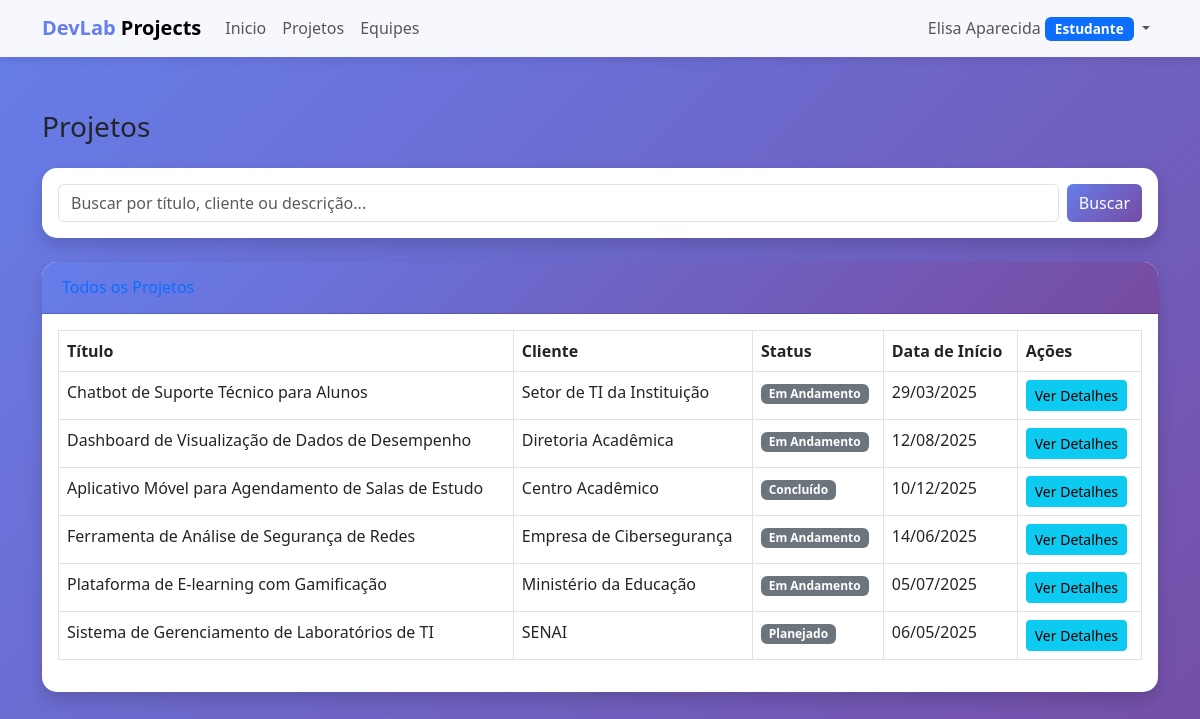
/projetos/ (signed in), run on the app's committed database.
### meuapp/models.py (models this page shows, shortened)
class Usuario(AbstractUser):
    TIPO_CHOICES = [
        ('coordenador', 'Coordenador'),
        ('professor', 'Professor'),
        ('estudante', 'Estudante'),
    ]
    tipo = models.CharField(max_length=20, choices=TIPO_CHOICES, default='estudante')
    matricula = models.CharField(max_length=20, unique=True, null=True, blank=True)
    cpf = models.CharField(max_length=11, unique=True, null=True, blank=True)
    data_nascimento = models.DateField(null=True, blank=True)
    funcao = models.CharField(max_length=100, blank=True, verbose_name="Função")
    class Meta:
        verbose_name = 'Usuário'
        verbose_name_plural = 'Usuários'

class Projeto(models.Model):
    STATUS_CHOICES = [
        ('planejado', 'Planejado'),
        ('andamento', 'Em Andamento'),
        ('concluido', 'Concluído'),
    ]
    titulo = models.CharField(max_length=200)
    descricao = models.TextField()
    cliente = models.CharField(max_length=200)
    status = models.CharField(max_length=20, choices=STATUS_CHOICES, default='planejado')
    data_inicio = models.DateField()
    data_fim_prevista = models.DateField()
    participantes = models.ManyToManyField(Usuario, through='ParticipacaoProjeto', related_name='projetos_participando')
    criado_em = models.DateTimeField(auto_now_add=True)
    atualizado_em = models.DateTimeField(auto_now=True)
    class Meta:
        verbose_name = 'Projeto'
        verbose_name_plural = 'Projetos'
        ordering = ['-criado_em']

### meuapp/views.py (the view)
# urls.py: path('projetos/', views.projeto_lista, name='projeto_lista'),
@login_required
def projeto_lista(request):
    projetos = Projeto.objects.all()
    query = request.GET.get('q')
    if query:
        projetos = projetos.filter(
            Q(titulo__icontains=query) |
            Q(cliente__icontains=query) |
            Q(descricao__icontains=query)
        )
    return render(request, 'projetos/lista.html', {'projetos': projetos})

### meuapp/templates/projetos/lista.html (shortened to what this page needs)
{% extends 'base.html' %}
{% block content %}
<div class="container-fluid">
    <div class="d-sm-flex align-items-center justify-content-between mb-4">
        <h1 class="h3 mb-0 text-gray-800">Projetos</h1>
    </div>
    <div class="card shadow mb-4">
        <div class="card-body">
            <form method="get" action="{% url 'projeto_lista' %}" class="d-flex">
                <input type="text" name="q" class="form-control me-2" placeholder="Buscar por título, cliente ou descrição..." value="{{ request.GET.q }}">
                <button class="btn btn-primary" type="submit">
                     Buscar
                </button>
            </form>
        </div>
    </div>
    <div class="card shadow mb-4">
        <div class="card-header py-3">
            <h6 class="m-0 font-weight-bold text-primary">Todos os Projetos</h6>
        </div>
        <div class="card-body">
            <div class="table-responsive">
                <table class="table table-bordered" id="dataTable" width="100%" cellspacing="0">
                    <thead>
                        <tr>
                            <th>Título</th>
                            <th>Cliente</th>
                            <th>Status</th>
                            <th>Data de Início</th>
                            <th>Ações</th>
                        </tr>
                    </thead>
                    <tbody>
                        {% for projeto in projetos %}
                        <tr>
                            <td>{{ projeto.titulo }}</td>
                            <td>{{ projeto.cliente }}</td>
                            <td><span class="badge bg-secondary">{{ projeto.get_status_display }}</span></td>
                            <td>{{ projeto.data_inicio|date:"d/m/Y" }}</td>
                            <td>
                                <a href="{% url 'projeto_detalhes' pk=projeto.pk %}" class="btn btn-info btn-sm">Ver Detalhes</a>
                            </td>
                        </tr>
                        {% empty %}
                        <tr>
                            <td colspan="5" class="text-center">Nenhum projeto encontrado.</td>
                        </tr>
                        {% endfor %}
                    </tbody>
                </table>
            </div>
        </div>
    </div>
</div>
{% endblock %}

### meuapp/templates/base.html (shortened to what this page needs)
<!DOCTYPE html>
<html lang="pt-br">
<head>
    <link href="https://cdn.jsdelivr.net/npm/bootstrap@5.3.0/dist/css/bootstrap.min.css" rel="stylesheet">
</head>
<body>
    {% if user.is_authenticated %}
    <nav class="navbar navbar-expand-lg navbar-light bg-light fixed-top">
        <div class="container">
            <a class="navbar-brand fw-bold" href="{% url 'dashboard' %}">
                <span style="color: #667eea;">DevLab</span> Projects
            </a>
            <div class="collapse navbar-collapse" id="navbarNav">
                <ul class="navbar-nav me-auto">
                    <li class="nav-item">
                        <a class="nav-link" href="{% url 'dashboard' %}">Inicio</a>
                    </li>
                    <li class="nav-item">
                        <a class="nav-link" href="{% url 'projeto_lista' %}">Projetos</a>
                    </li>
                    <li class="nav-item">
                        <a class="nav-link" href="{% url 'equipe_lista' %}">Equipes</a>
                    </li>
                </ul>
                <ul class="navbar-nav">
                    <li class="nav-item dropdown">
                        <a class="nav-link dropdown-toggle" href="#" id="userDropdown" role="button"
                           data-bs-toggle="dropdown">
                            {{ user.get_full_name|default:user.username }}
                            <span class="badge bg-primary badge-tipo">{{ user.get_tipo_display }}</span>
                        </a>
                    </li>
                </ul>
            </div>
        </div>
    </nav>
    {% endif %}
    <div class="container main-content">
        {% block content %}{% endblock %}
    </div>
</body>
</html>

### meuapp/templates/base.html (style rules this page uses)
body { min-height: 100vh; background: linear-gradient(135deg, #667eea 0%, #764ba2 100%); }
.navbar { background: rgba(255, 255, 255, 0.95) !important; box-shadow: 0 2px 10px rgba(0,0,0,0.1); }
.main-content { margin-top: 80px; padding: 30px 0; }
.card { border: none; border-radius: 15px; box-shadow: 0 5px 20px rgba(0,0,0,0.1); margin-bottom: 20px; }
.card-header { background: linear-gradient(135deg, #667eea 0%, #764ba2 100%); color: white; border-radius: 15px 15px 0 0 !important; padding: 20px; }
.badge-tipo { font-size: 0.85em; padding: 5px 10px; }
.btn-primary { background: linear-gradient(135deg, #667eea 0%, #764ba2 100%); border: none; }

### data on the page
Usuario: get_full_name "Elisa Aparecida", tipo "Estudante"
Projeto: titulo "Chatbot de Suporte Técnico para Alunos", cliente "Setor de TI da Instituição", status "Em Andamento", data_inicio "29/03/2025"
Projeto: titulo "Dashboard de Visualização de Dados de Desempenho", cliente "Diretoria Acadêmica", status "Em Andamento", data_inicio "12/08/2025"
Projeto: titulo "Aplicativo Móvel para Agendamento de Salas de Estudo", cliente "Centro Acadêmico", status "Concluído", data_inicio "10/12/2025"
Projeto: titulo "Ferramenta de Análise de Segurança de Redes", cliente "Empresa de Cibersegurança", status "Em Andamento", data_inicio "14/06/2025"
Projeto: titulo "Plataforma de E-learning com Gamificação", cliente "Ministério da Educação", status "Em Andamento", data_inicio "05/07/2025"
Projeto: titulo "Sistema de Gerenciamento de Laboratórios de TI", cliente "SENAI", status "Planejado", data_inicio "06/05/2025"
